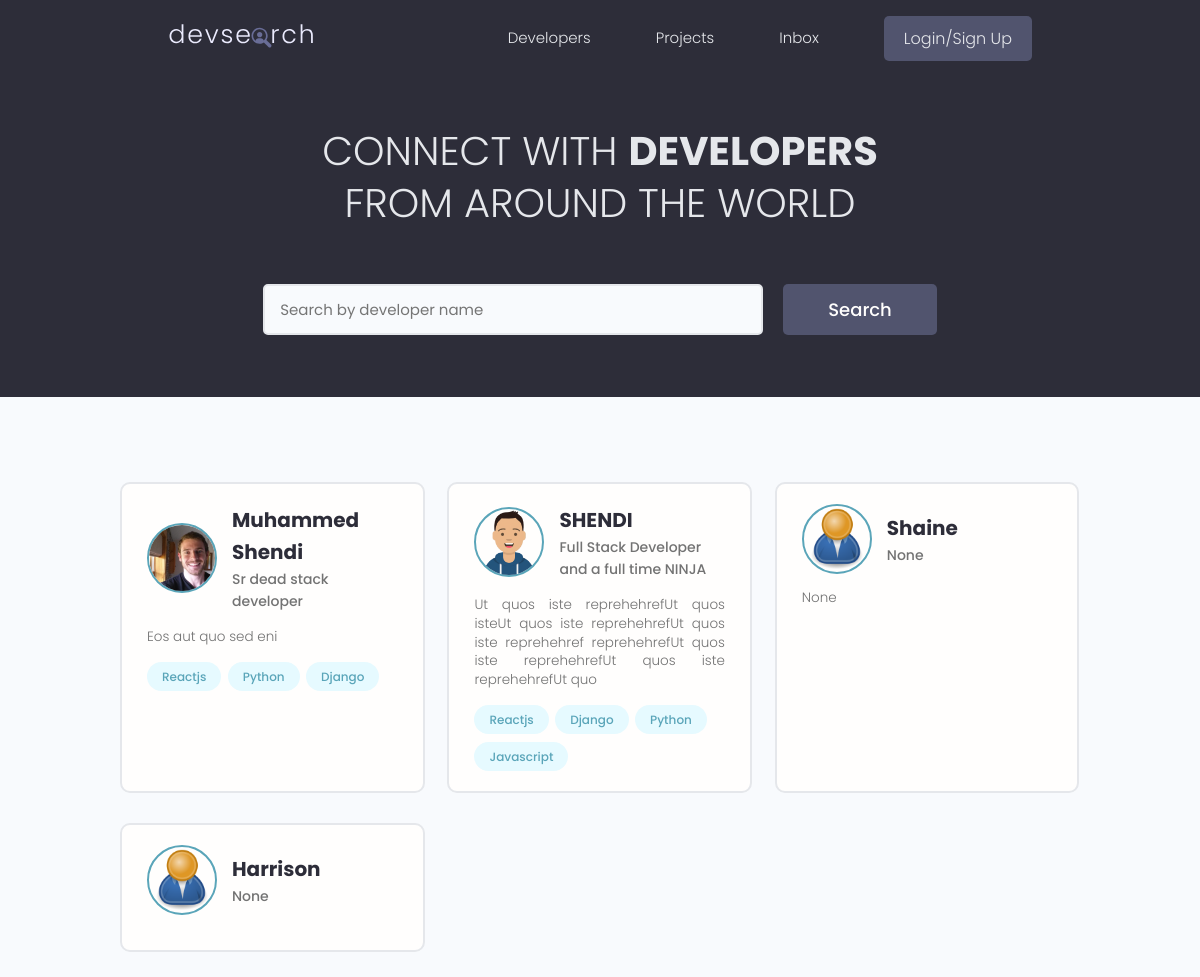
The page / on the database its author committed.
### users/models.py (models this page shows, shortened)
class Profile(models.Model):
    user = models.OneToOneField(User, on_delete=models.CASCADE)
    name = models.CharField(max_length=200, blank=True, null=True)
    email = models.EmailField(max_length=500, blank=True, null=True)
    username = models.CharField(max_length=200, blank=True, null=True)
    location = models.CharField(max_length=200, blank=True, null=True)
    short_intro = models.CharField(max_length=200, blank=True, null=True)
    bio = models.TextField(blank=True, null=True)
    profile_image = models.ImageField(
        null=True, blank=True, upload_to='profiles/', default='profiles/user-default.png')
    social_github = models.CharField(max_length=255, null=True, blank=True)
    social_twitter = models.CharField(max_length=255, null=True, blank=True)
    social_linkedin = models.CharField(max_length=255, null=True, blank=True)
    social_youtube = models.CharField(max_length=255, null=True, blank=True)
    social_website = models.CharField(max_length=255, null=True, blank=True)
    created = models.DateTimeField(auto_now_add=True)
    id = models.UUIDField(default=uuid.uuid4, unique=True,
                          primary_key=True, editable=False)

class Skill(models.Model):
    owner = models.ForeignKey(
        Profile, on_delete=models.CASCADE, blank=True, null=True)
    name = models.CharField(max_length=200, blank=True, null=True)
    description = models.TextField(blank=True, null=True)
    created = models.DateTimeField(auto_now_add=True)
    id = models.UUIDField(default=uuid.uuid4, unique=True,
                          primary_key=True, editable=False)
    def __str__(self):
        return str(self.name)

### users/views.py (the view)
# urls.py: path('', views.profiles, name='profiles'),
def profiles(request):
    profiles = Profile.objects.all()
    context = {'profiles': profiles}
    return render(request, 'users/profiles.html', context)

### users/templates/users/profiles.html (shortened to what this page needs)
{% extends 'main.html' %} {% load static %} {% block content %}
<main class="home">
  <section class="hero-section text-center">
    <div class="container container--narrow">
      <div class="hero-section__box">
        <h2>CONNECT WITH <span>DEVELOPERS</span></h2>
        <h2>FROM AROUND THE WORLD</h2>
      </div>
      <div class="hero-section__search">
        <form class="form" action="#" method="get">
          <div class="form__field">
            <input
              class="input input--text"
              id="formInput#search"
              type="text"
              name="text"
              placeholder="Search by developer name"
            />
          </div>
          <input class="btn btn--sub btn--lg" type="submit" value="Search" />
        </form>
      </div>
    </div>
  </section>
  <section class="devlist">
    <div class="container">
      <div class="grid grid--three">
        {% for profile in profiles %}
        <div class="column card">
          <div class="dev">
            <a href="{% url 'profile' profile.id %}" class="card__body">
              <div class="dev__profile">
                <img
                  class="avatar avatar--md"
                  src="{{profile.profile_image.url}}"
                  alt="image"
                />
                <div class="dev__meta">
                  <h3>{{profile.name}}</h3>
                  <h5>{{profile.short_intro|slice:"60"}}</h5>
                </div>
              </div>
              <p class="dev__info">{{profile.bio|slice:"150"}}</p>
              <div class="dev__skills">
                {% for skill in profile.skill_set.all %}
                <span class="tag tag--pill tag--main">
                  <small>{{skill}}</small>
                </span>
                {% endfor %}
              </div>
            </a>
          </div>
        </div>
        {% endfor %}
      </div>
    </div>
  </section>
</main>
{% endblock content %}

### static/styles/app.css (style rules this page uses)
:root { --color-sub: #2d2d39; }
.btn--sub { background-color: var(--color-sub-light); }
.card { border: 2px solid var(--color-light); }
img { width: 100%; }
.hero-section { height: 40vh; display: flex; align-items: center; background-color: var(--color-sub); }
.hero-section__box { margin-bottom: 4rem; }
.hero-section__box > h2, .hero-section__box > h2 > span { font-size: 4rem; color: var(--color-light); line-height: 1.3; text-transform: uppercase; }
.hero-section__box > h2 { font-weight: 300; }
.hero-section__box > h2 > span { font-weight: 700; }
.hero-section__search > .form { display: flex; align-items: center; justify-content: center; gap: 2rem; }
.hero-section__search > .form input.input--text { width: 50rem; }
.devlist { margin-top: 8rem; }
.devlist .grid { align-items: stretch; }
.devlist .dev .dev__profile { display: flex; align-items: center; gap: 1.5rem; }
.devlist .dev .dev__meta h3 { color: var(--color-sub); font-size: 2rem; font-weight: 700; }
.devlist .dev .dev__meta h5 { color: var(--color-text); font-size: 1.4rem; font-weight: 500; }
.devlist .dev .dev__info { margin: 1.5rem 0; font-size: 1.35rem; line-height: 1.4; text-align: justify; }

### static/uikit/styles/modules/_variables.css (style rules this page uses)
:root { --color-main: #5aa5b9; --color-main-light: #e6faff; --color-sub: #3f4156; --color-sub-light: #51546e; --color-sub-lighter: #ededfd; --color-text: #737373; --color-gray: #8b8b8b; --color-light: #e5e7eb; --color-light-gray: #767676; --color-bg: #f8fafd; --color-white: #fffefd; --color-white-light: #f3f3f3; --color-success: #359e64; --color-success-bg: #def8e8; --color-error: #fc4b0b; --color-error-bg: #fff2ee; --font-base: 'Poppins', arial, helvetica, 'Segoe UI', roboto, ubuntu, sans-serif; --font-monospace: 'Fira Code', 'Courier New', courier, monospace; --font-regular: 300; --font-medium: 500; --font-bold: 700; --generic-shadow: 1px 1px 5px #00000010; --generic-transition: all 0.3s ease-in-out; }

### static/uikit/styles/modules/_base.css (style rules this page uses)
* { margin: 0; padding: 0; box-sizing: border-box; text-rendering: optimizeLegibility; color: inherit; font-size: inherit; }
html { font-size: 50%; }
@media only screen and (min-width: 480px) { html { font-size: 56.25%; } }
@media only screen and (min-width: 1200px) { html { font-size: 62.5%; } }
body { line-height: 1.6; font-weight: 400; font-size: 1.5rem; color: var(--color-text); background-color: var(--color-bg); min-height: 100vh; }

### static/uikit/styles/modules/_typography.css (style rules this page uses)
* { font-family: var(--font-base); }
h2 { font-size: 3.6rem; font-weight: var(--font-bold); }
h3 { font-size: 3.2rem; font-weight: var(--font-medium); }
h5 { font-size: 2.4rem; font-weight: var(--font-medium); }
h5, h6 { font-weight: var(--font-regular); }
p, span, strong { font-size: 1.6rem; color: var(--color-text); font-weight: var(--font-regular); }
a { padding-bottom: 2px; text-decoration: none; display: inline-block; color: var(--color-main); font-weight: var(--font-medium); }

### static/uikit/styles/modules/_utilities.css (style rules this page uses)
.container { width: 92%; max-width: 165rem; margin: 0 auto; box-sizing: border-box; }
.container--narrow { width: 92%; max-width: 120rem; }
@media screen and (min-width: 1000px) { .container { width: 90%; } }
@media screen and (min-width: 1000px) { .container--narrow { width: 85%; } }
@media screen and (min-width: 1200px) { .container { width: 80%; } }
@media screen and (min-width: 1200px) { .container--narrow { width: 72%; } }
.text-center { text-align: center; }

### static/uikit/styles/modules/_avatar.css (style rules this page uses)
.avatar { border-radius: 50%; border: 2px solid var(--color-main); object-fit: cover; }
.avatar--md { height: 7rem; width: 7rem; }

### static/uikit/styles/modules/_button.css (style rules this page uses)
.btn { display: inline-block; position: relative; cursor: pointer; background-color: var(--color-light); font-weight: var(--font-medium); color: var(--color-sub); text-decoration: none; padding: 1rem 2rem; border-radius: 0.5rem; border: none; width: -webkit-fit-content; width: -moz-fit-content; width: fit-content; height: -webkit-fit-content; height: -moz-fit-content; height: fit-content; font-size: 1.6rem; outline-width: 0; outline-color: transparent; -webkit-backface-visibility: hidden; backface-visibility: hidden; transition: all 0.3s ease-in-out; }
.btn--sub { background-color: var(--color-sub); color: var(--color-white); }
.btn--lg { font-size: 1.8rem; padding: 1.2rem 4.5rem; }

### static/uikit/styles/modules/_card.css (style rules this page uses)
.card { border-radius: 1rem; background-color: var(--color-white); border: 1.5px solid var(--color-light); width: auto; height: auto; margin-top: 0.5rem; margin-bottom: 0.5rem; overflow: hidden; }
.card__body, .card__header { padding: 2rem 2.5rem; }

### rows shown on the page
Profile: profile_image (picture), name "Muhammed Shendi", short_intro "Sr dead stack developer", bio "Eos aut quo sed eni"
Skill: name "Reactjs"
Skill: name "Python"
Skill: name "Django"
Profile: profile_image (picture), name "SHENDI", short_intro "Full Stack Developer and a full time NINJA", bio "Ut quos iste reprehehrefUt quos isteUt quos iste reprehehrefUt quos iste reprehehref reprehehrefUt quos iste reprehehrefUt quos iste reprehehrefUt quo"
Skill: name "Reactjs"
Skill: name "Django"
Skill: name "Python"
Skill: name "Javascript"
Profile: profile_image (placeholder picture), name "Shaine", short_intro "None", bio "None"
Profile: profile_image (placeholder picture), name "Harrison", short_intro "None"
